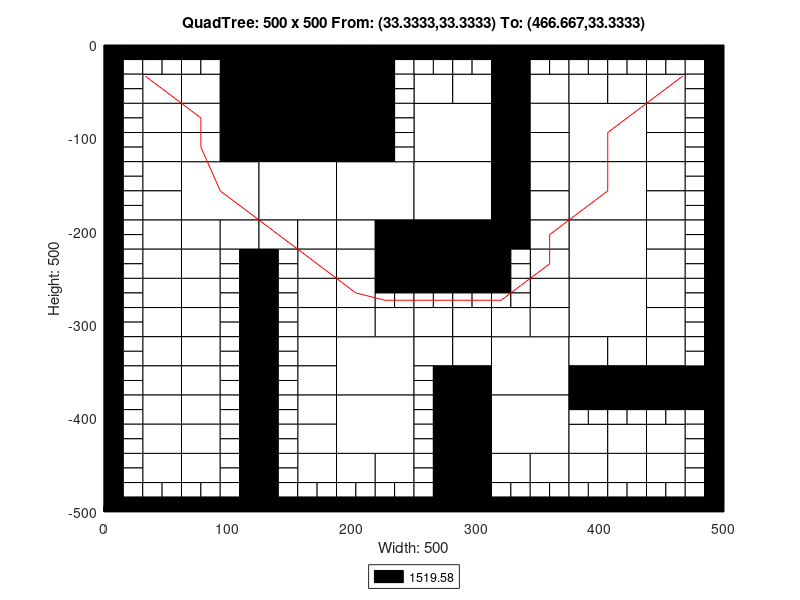

Write MATLAB code to recreate this figure.
axis([0 500 -500 0]);
title('QuadTree: 500 x 500 From: (33.3333,33.3333) To: (466.667,33.3333)');
xlabel('Width: 500');
ylabel('Height: 500');
rectangle('Position',[125 -62.5 62.5 62.5], 'FaceColor',[0 0 0]);
rectangle('Position',[125 -125 62.5 62.5], 'FaceColor',[0 0 0]);
rectangle('Position',[62.5 -187.5 62.5 62.5], 'FaceColor',[1 1 1]);
rectangle('Position',[125 -187.5 62.5 62.5], 'FaceColor',[1 1 1]);
rectangle('Position',[187.5 -187.5 62.5 62.5], 'FaceColor',[1 1 1]);
rectangle('Position',[250 -125 62.5 62.5], 'FaceColor',[1 1 1]);
rectangle('Position',[375 -125 62.5 62.5], 'FaceColor',[1 1 1]);
rectangle('Position',[250 -187.5 62.5 62.5], 'FaceColor',[1 1 1]);
rectangle('Position',[250 -250 62.5 62.5], 'FaceColor',[0 0 0]);
rectangle('Position',[375 -187.5 62.5 62.5], 'FaceColor',[1 1 1]);
rectangle('Position',[375 -250 62.5 62.5], 'FaceColor',[1 1 1]);
rectangle('Position',[187.5 -375 62.5 62.5], 'FaceColor',[1 1 1]);
rectangle('Position',[187.5 -437.5 62.5 62.5], 'FaceColor',[1 1 1]);
rectangle('Position',[312.5 -375 62.5 62.5], 'FaceColor',[1 1 1]);
rectangle('Position',[375 -312.5 62.5 62.5], 'FaceColor',[1 1 1]);
rectangle('Position',[312.5 -437.5 62.5 62.5], 'FaceColor',[1 1 1]);
rectangle('Position',[31.25 -62.5 31.25 31.25], 'FaceColor',[1 1 1]);
rectangle('Position',[93.75 -31.25 31.25 31.25], 'FaceColor',[0 0 0]);
rectangle('Position',[62.5 -62.5 31.25 31.25], 'FaceColor',[1 1 1]);
rectangle('Position',[93.75 -62.5 31.25 31.25], 'FaceColor',[0 0 0]);
rectangle('Position',[31.25 -93.75 31.25 31.25], 'FaceColor',[1 1 1]);
rectangle('Position',[31.25 -125 31.25 31.25], 'FaceColor',[1 1 1]);
rectangle('Position',[62.5 -93.75 31.25 31.25], 'FaceColor',[1 1 1]);
rectangle('Position',[93.75 -93.75 31.25 31.25], 'FaceColor',[0 0 0]);
rectangle('Position',[62.5 -125 31.25 31.25], 'FaceColor',[1 1 1]);
rectangle('Position',[93.75 -125 31.25 31.25], 'FaceColor',[0 0 0]);
rectangle('Position',[187.5 -31.25 31.25 31.25], 'FaceColor',[0 0 0]);
rectangle('Position',[187.5 -62.5 31.25 31.25], 'FaceColor',[0 0 0]);
rectangle('Position',[187.5 -93.75 31.25 31.25], 'FaceColor',[0 0 0]);
rectangle('Position',[187.5 -125 31.25 31.25], 'FaceColor',[0 0 0]);
rectangle('Position',[31.25 -156.25 31.25 31.25], 'FaceColor',[1 1 1]);
rectangle('Position',[31.25 -187.5 31.25 31.25], 'FaceColor',[1 1 1]);
rectangle('Position',[31.25 -218.75 31.25 31.25], 'FaceColor',[1 1 1]);
rectangle('Position',[31.25 -250 31.25 31.25], 'FaceColor',[1 1 1]);
rectangle('Position',[62.5 -218.75 31.25 31.25], 'FaceColor',[1 1 1]);
rectangle('Position',[93.75 -218.75 31.25 31.25], 'FaceColor',[1 1 1]);
rectangle('Position',[62.5 -250 31.25 31.25], 'FaceColor',[1 1 1]);
rectangle('Position',[125 -218.75 31.25 31.25], 'FaceColor',[1 1 1]);
rectangle('Position',[156.25 -218.75 31.25 31.25], 'FaceColor',[1 1 1]);
rectangle('Position',[156.25 -250 31.25 31.25], 'FaceColor',[1 1 1]);
rectangle('Position',[187.5 -218.75 31.25 31.25], 'FaceColor',[1 1 1]);
rectangle('Position',[218.75 -218.75 31.25 31.25], 'FaceColor',[0 0 0]);
rectangle('Position',[187.5 -250 31.25 31.25], 'FaceColor',[1 1 1]);
rectangle('Position',[218.75 -250 31.25 31.25], 'FaceColor',[0 0 0]);
rectangle('Position',[250 -62.5 31.25 31.25], 'FaceColor',[1 1 1]);
rectangle('Position',[281.25 -62.5 31.25 31.25], 'FaceColor',[1 1 1]);
rectangle('Position',[312.5 -31.25 31.25 31.25], 'FaceColor',[0 0 0]);
rectangle('Position',[312.5 -62.5 31.25 31.25], 'FaceColor',[0 0 0]);
rectangle('Position',[343.75 -62.5 31.25 31.25], 'FaceColor',[1 1 1]);
rectangle('Position',[312.5 -93.75 31.25 31.25], 'FaceColor',[0 0 0]);
rectangle('Position',[343.75 -93.75 31.25 31.25], 'FaceColor',[1 1 1]);
rectangle('Position',[312.5 -125 31.25 31.25], 'FaceColor',[0 0 0]);
rectangle('Position',[343.75 -125 31.25 31.25], 'FaceColor',[1 1 1]);
rectangle('Position',[375 -62.5 31.25 31.25], 'FaceColor',[1 1 1]);
rectangle('Position',[406.25 -62.5 31.25 31.25], 'FaceColor',[1 1 1]);
rectangle('Position',[437.5 -62.5 31.25 31.25], 'FaceColor',[1 1 1]);
rectangle('Position',[437.5 -93.75 31.25 31.25], 'FaceColor',[1 1 1]);
rectangle('Position',[437.5 -125 31.25 31.25], 'FaceColor',[1 1 1]);
rectangle('Position',[312.5 -156.25 31.25 31.25], 'FaceColor',[0 0 0]);
rectangle('Position',[343.75 -156.25 31.25 31.25], 'FaceColor',[1 1 1]);
rectangle('Position',[312.5 -187.5 31.25 31.25], 'FaceColor',[0 0 0]);
rectangle('Position',[343.75 -187.5 31.25 31.25], 'FaceColor',[1 1 1]);
rectangle('Position',[312.5 -218.75 31.25 31.25], 'FaceColor',[0 0 0]);
rectangle('Position',[343.75 -218.75 31.25 31.25], 'FaceColor',[1 1 1]);
rectangle('Position',[343.75 -250 31.25 31.25], 'FaceColor',[1 1 1]);
rectangle('Position',[437.5 -156.25 31.25 31.25], 'FaceColor',[1 1 1]);
rectangle('Position',[437.5 -187.5 31.25 31.25], 'FaceColor',[1 1 1]);
rectangle('Position',[437.5 -218.75 31.25 31.25], 'FaceColor',[1 1 1]);
rectangle('Position',[437.5 -250 31.25 31.25], 'FaceColor',[1 1 1]);
rectangle('Position',[31.25 -281.25 31.25 31.25], 'FaceColor',[1 1 1]);
rectangle('Position',[31.25 -312.5 31.25 31.25], 'FaceColor',[1 1 1]);
rectangle('Position',[62.5 -281.25 31.25 31.25], 'FaceColor',[1 1 1]);
rectangle('Position',[62.5 -312.5 31.25 31.25], 'FaceColor',[1 1 1]);
rectangle('Position',[31.25 -343.75 31.25 31.25], 'FaceColor',[1 1 1]);
rectangle('Position',[31.25 -375 31.25 31.25], 'FaceColor',[1 1 1]);
rectangle('Position',[62.5 -343.75 31.25 31.25], 'FaceColor',[1 1 1]);
rectangle('Position',[62.5 -375 31.25 31.25], 'FaceColor',[1 1 1]);
rectangle('Position',[156.25 -281.25 31.25 31.25], 'FaceColor',[1 1 1]);
rectangle('Position',[156.25 -312.5 31.25 31.25], 'FaceColor',[1 1 1]);
rectangle('Position',[187.5 -281.25 31.25 31.25], 'FaceColor',[1 1 1]);
rectangle('Position',[187.5 -312.5 31.25 31.25], 'FaceColor',[1 1 1]);
rectangle('Position',[218.75 -312.5 31.25 31.25], 'FaceColor',[1 1 1]);
rectangle('Position',[156.25 -343.75 31.25 31.25], 'FaceColor',[1 1 1]);
rectangle('Position',[156.25 -375 31.25 31.25], 'FaceColor',[1 1 1]);
rectangle('Position',[31.25 -406.25 31.25 31.25], 'FaceColor',[1 1 1]);
rectangle('Position',[31.25 -437.5 31.25 31.25], 'FaceColor',[1 1 1]);
rectangle('Position',[62.5 -406.25 31.25 31.25], 'FaceColor',[1 1 1]);
rectangle('Position',[62.5 -437.5 31.25 31.25], 'FaceColor',[1 1 1]);
rectangle('Position',[31.25 -468.75 31.25 31.25], 'FaceColor',[1 1 1]);
rectangle('Position',[62.5 -468.75 31.25 31.25], 'FaceColor',[1 1 1]);
rectangle('Position',[156.25 -406.25 31.25 31.25], 'FaceColor',[1 1 1]);
rectangle('Position',[156.25 -437.5 31.25 31.25], 'FaceColor',[1 1 1]);
rectangle('Position',[156.25 -468.75 31.25 31.25], 'FaceColor',[1 1 1]);
rectangle('Position',[187.5 -468.75 31.25 31.25], 'FaceColor',[1 1 1]);
rectangle('Position',[218.75 -468.75 31.25 31.25], 'FaceColor',[1 1 1]);
rectangle('Position',[250 -312.5 31.25 31.25], 'FaceColor',[1 1 1]);
rectangle('Position',[281.25 -312.5 31.25 31.25], 'FaceColor',[1 1 1]);
rectangle('Position',[343.75 -281.25 31.25 31.25], 'FaceColor',[1 1 1]);
rectangle('Position',[312.5 -312.5 31.25 31.25], 'FaceColor',[1 1 1]);
rectangle('Position',[343.75 -312.5 31.25 31.25], 'FaceColor',[1 1 1]);
rectangle('Position',[250 -343.75 31.25 31.25], 'FaceColor',[1 1 1]);
rectangle('Position',[281.25 -343.75 31.25 31.25], 'FaceColor',[1 1 1]);
rectangle('Position',[281.25 -375 31.25 31.25], 'FaceColor',[0 0 0]);
rectangle('Position',[437.5 -281.25 31.25 31.25], 'FaceColor',[1 1 1]);
rectangle('Position',[437.5 -312.5 31.25 31.25], 'FaceColor',[1 1 1]);
rectangle('Position',[375 -343.75 31.25 31.25], 'FaceColor',[1 1 1]);
rectangle('Position',[406.25 -343.75 31.25 31.25], 'FaceColor',[1 1 1]);
rectangle('Position',[375 -375 31.25 31.25], 'FaceColor',[0 0 0]);
rectangle('Position',[406.25 -375 31.25 31.25], 'FaceColor',[0 0 0]);
rectangle('Position',[437.5 -343.75 31.25 31.25], 'FaceColor',[1 1 1]);
rectangle('Position',[437.5 -375 31.25 31.25], 'FaceColor',[0 0 0]);
rectangle('Position',[468.75 -375 31.25 31.25], 'FaceColor',[0 0 0]);
rectangle('Position',[281.25 -406.25 31.25 31.25], 'FaceColor',[0 0 0]);
rectangle('Position',[281.25 -437.5 31.25 31.25], 'FaceColor',[0 0 0]);
rectangle('Position',[281.25 -468.75 31.25 31.25], 'FaceColor',[0 0 0]);
rectangle('Position',[281.25 -500 31.25 31.25], 'FaceColor',[0 0 0]);
rectangle('Position',[312.5 -468.75 31.25 31.25], 'FaceColor',[1 1 1]);
rectangle('Position',[343.75 -468.75 31.25 31.25], 'FaceColor',[1 1 1]);
rectangle('Position',[375 -437.5 31.25 31.25], 'FaceColor',[1 1 1]);
rectangle('Position',[406.25 -437.5 31.25 31.25], 'FaceColor',[1 1 1]);
rectangle('Position',[437.5 -437.5 31.25 31.25], 'FaceColor',[1 1 1]);
rectangle('Position',[375 -468.75 31.25 31.25], 'FaceColor',[1 1 1]);
rectangle('Position',[406.25 -468.75 31.25 31.25], 'FaceColor',[1 1 1]);
rectangle('Position',[437.5 -468.75 31.25 31.25], 'FaceColor',[1 1 1]);
rectangle('Position',[0 -15.625 15.625 15.625], 'FaceColor',[0 0 0]);
rectangle('Position',[15.625 -15.625 15.625 15.625], 'FaceColor',[0 0 0]);
rectangle('Position',[0 -31.25 15.625 15.625], 'FaceColor',[0 0 0]);
rectangle('Position',[15.625 -31.25 15.625 15.625], 'FaceColor',[1 1 1]);
rectangle('Position',[31.25 -15.625 15.625 15.625], 'FaceColor',[0 0 0]);
rectangle('Position',[46.875 -15.625 15.625 15.625], 'FaceColor',[0 0 0]);
rectangle('Position',[31.25 -31.25 15.625 15.625], 'FaceColor',[1 1 1]);
rectangle('Position',[46.875 -31.25 15.625 15.625], 'FaceColor',[1 1 1]);
rectangle('Position',[0 -46.875 15.625 15.625], 'FaceColor',[0 0 0]);
rectangle('Position',[15.625 -46.875 15.625 15.625], 'FaceColor',[1 1 1]);
rectangle('Position',[0 -62.5 15.625 15.625], 'FaceColor',[0 0 0]);
rectangle('Position',[15.625 -62.5 15.625 15.625], 'FaceColor',[1 1 1]);
rectangle('Position',[62.5 -15.625 15.625 15.625], 'FaceColor',[0 0 0]);
rectangle('Position',[78.125 -15.625 15.625 15.625], 'FaceColor',[0 0 0]);
rectangle('Position',[62.5 -31.25 15.625 15.625], 'FaceColor',[1 1 1]);
rectangle('Position',[78.125 -31.25 15.625 15.625], 'FaceColor',[1 1 1]);
rectangle('Position',[0 -78.125 15.625 15.625], 'FaceColor',[0 0 0]);
rectangle('Position',[15.625 -78.125 15.625 15.625], 'FaceColor',[1 1 1]);
rectangle('Position',[0 -93.75 15.625 15.625], 'FaceColor',[0 0 0]);
rectangle('Position',[15.625 -93.75 15.625 15.625], 'FaceColor',[1 1 1]);
rectangle('Position',[0 -109.375 15.625 15.625], 'FaceColor',[0 0 0]);
rectangle('Position',[15.625 -109.375 15.625 15.625], 'FaceColor',[1 1 1]);
rectangle('Position',[0 -125 15.625 15.625], 'FaceColor',[0 0 0]);
rectangle('Position',[15.625 -125 15.625 15.625], 'FaceColor',[1 1 1]);
rectangle('Position',[218.75 -15.625 15.625 15.625], 'FaceColor',[0 0 0]);
rectangle('Position',[234.375 -15.625 15.625 15.625], 'FaceColor',[0 0 0]);
rectangle('Position',[218.75 -31.25 15.625 15.625], 'FaceColor',[0 0 0]);
rectangle('Position',[234.375 -31.25 15.625 15.625], 'FaceColor',[1 1 1]);
rectangle('Position',[218.75 -46.875 15.625 15.625], 'FaceColor',[0 0 0]);
rectangle('Position',[234.375 -46.875 15.625 15.625], 'FaceColor',[1 1 1]);
rectangle('Position',[218.75 -62.5 15.625 15.625], 'FaceColor',[0 0 0]);
rectangle('Position',[234.375 -62.5 15.625 15.625], 'FaceColor',[1 1 1]);
rectangle('Position',[218.75 -78.125 15.625 15.625], 'FaceColor',[0 0 0]);
rectangle('Position',[234.375 -78.125 15.625 15.625], 'FaceColor',[1 1 1]);
rectangle('Position',[218.75 -93.75 15.625 15.625], 'FaceColor',[0 0 0]);
rectangle('Position',[234.375 -93.75 15.625 15.625], 'FaceColor',[1 1 1]);
rectangle('Position',[218.75 -109.375 15.625 15.625], 'FaceColor',[0 0 0]);
rectangle('Position',[234.375 -109.375 15.625 15.625], 'FaceColor',[1 1 1]);
rectangle('Position',[218.75 -125 15.625 15.625], 'FaceColor',[0 0 0]);
rectangle('Position',[234.375 -125 15.625 15.625], 'FaceColor',[1 1 1]);
rectangle('Position',[0 -140.625 15.625 15.625], 'FaceColor',[0 0 0]);
rectangle('Position',[15.625 -140.625 15.625 15.625], 'FaceColor',[1 1 1]);
rectangle('Position',[0 -156.25 15.625 15.625], 'FaceColor',[0 0 0]);
rectangle('Position',[15.625 -156.25 15.625 15.625], 'FaceColor',[1 1 1]);
rectangle('Position',[0 -171.875 15.625 15.625], 'FaceColor',[0 0 0]);
rectangle('Position',[15.625 -171.875 15.625 15.625], 'FaceColor',[1 1 1]);
rectangle('Position',[0 -187.5 15.625 15.625], 'FaceColor',[0 0 0]);
rectangle('Position',[15.625 -187.5 15.625 15.625], 'FaceColor',[1 1 1]);
rectangle('Position',[0 -203.125 15.625 15.625], 'FaceColor',[0 0 0]);
rectangle('Position',[15.625 -203.125 15.625 15.625], 'FaceColor',[1 1 1]);
rectangle('Position',[0 -218.75 15.625 15.625], 'FaceColor',[0 0 0]);
rectangle('Position',[15.625 -218.75 15.625 15.625], 'FaceColor',[1 1 1]);
rectangle('Position',[0 -234.375 15.625 15.625], 'FaceColor',[0 0 0]);
rectangle('Position',[15.625 -234.375 15.625 15.625], 'FaceColor',[1 1 1]);
rectangle('Position',[0 -250 15.625 15.625], 'FaceColor',[0 0 0]);
rectangle('Position',[15.625 -250 15.625 15.625], 'FaceColor',[1 1 1]);
rectangle('Position',[93.75 -234.375 15.625 15.625], 'FaceColor',[1 1 1]);
rectangle('Position',[109.375 -234.375 15.625 15.625], 'FaceColor',[0 0 0]);
rectangle('Position',[93.75 -250 15.625 15.625], 'FaceColor',[1 1 1]);
rectangle('Position',[109.375 -250 15.625 15.625], 'FaceColor',[0 0 0]);
rectangle('Position',[125 -234.375 15.625 15.625], 'FaceColor',[0 0 0]);
rectangle('Position',[140.625 -234.375 15.625 15.625], 'FaceColor',[1 1 1]);
rectangle('Position',[125 -250 15.625 15.625], 'FaceColor',[0 0 0]);
rectangle('Position',[140.625 -250 15.625 15.625], 'FaceColor',[1 1 1]);
rectangle('Position',[250 -15.625 15.625 15.625], 'FaceColor',[0 0 0]);
rectangle('Position',[265.625 -15.625 15.625 15.625], 'FaceColor',[0 0 0]);
rectangle('Position',[250 -31.25 15.625 15.625], 'FaceColor',[1 1 1]);
rectangle('Position',[265.625 -31.25 15.625 15.625], 'FaceColor',[1 1 1]);
rectangle('Position',[281.25 -15.625 15.625 15.625], 'FaceColor',[0 0 0]);
rectangle('Position',[296.875 -15.625 15.625 15.625], 'FaceColor',[0 0 0]);
rectangle('Position',[281.25 -31.25 15.625 15.625], 'FaceColor',[1 1 1]);
rectangle('Position',[296.875 -31.25 15.625 15.625], 'FaceColor',[1 1 1]);
rectangle('Position',[343.75 -15.625 15.625 15.625], 'FaceColor',[0 0 0]);
rectangle('Position',[359.375 -15.625 15.625 15.625], 'FaceColor',[0 0 0]);
rectangle('Position',[343.75 -31.25 15.625 15.625], 'FaceColor',[1 1 1]);
rectangle('Position',[359.375 -31.25 15.625 15.625], 'FaceColor',[1 1 1]);
rectangle('Position',[375 -15.625 15.625 15.625], 'FaceColor',[0 0 0]);
rectangle('Position',[390.625 -15.625 15.625 15.625], 'FaceColor',[0 0 0]);
rectangle('Position',[375 -31.25 15.625 15.625], 'FaceColor',[1 1 1]);
rectangle('Position',[390.625 -31.25 15.625 15.625], 'FaceColor',[1 1 1]);
rectangle('Position',[406.25 -15.625 15.625 15.625], 'FaceColor',[0 0 0]);
rectangle('Position',[421.875 -15.625 15.625 15.625], 'FaceColor',[0 0 0]);
rectangle('Position',[406.25 -31.25 15.625 15.625], 'FaceColor',[1 1 1]);
rectangle('Position',[421.875 -31.25 15.625 15.625], 'FaceColor',[1 1 1]);
rectangle('Position',[437.5 -15.625 15.625 15.625], 'FaceColor',[0 0 0]);
rectangle('Position',[453.125 -15.625 15.625 15.625], 'FaceColor',[0 0 0]);
rectangle('Position',[437.5 -31.25 15.625 15.625], 'FaceColor',[1 1 1]);
rectangle('Position',[453.125 -31.25 15.625 15.625], 'FaceColor',[1 1 1]);
rectangle('Position',[468.75 -15.625 15.625 15.625], 'FaceColor',[0 0 0]);
rectangle('Position',[484.375 -15.625 15.625 15.625], 'FaceColor',[0 0 0]);
rectangle('Position',[468.75 -31.25 15.625 15.625], 'FaceColor',[1 1 1]);
rectangle('Position',[484.375 -31.25 15.625 15.625], 'FaceColor',[0 0 0]);
rectangle('Position',[468.75 -46.875 15.625 15.625], 'FaceColor',[1 1 1]);
rectangle('Position',[484.375 -46.875 15.625 15.625], 'FaceColor',[0 0 0]);
rectangle('Position',[468.75 -62.5 15.625 15.625], 'FaceColor',[1 1 1]);
rectangle('Position',[484.375 -62.5 15.625 15.625], 'FaceColor',[0 0 0]);
rectangle('Position',[468.75 -78.125 15.625 15.625], 'FaceColor',[1 1 1]);
rectangle('Position',[484.375 -78.125 15.625 15.625], 'FaceColor',[0 0 0]);
rectangle('Position',[468.75 -93.75 15.625 15.625], 'FaceColor',[1 1 1]);
rectangle('Position',[484.375 -93.75 15.625 15.625], 'FaceColor',[0 0 0]);
rectangle('Position',[468.75 -109.375 15.625 15.625], 'FaceColor',[1 1 1]);
rectangle('Position',[484.375 -109.375 15.625 15.625], 'FaceColor',[0 0 0]);
rectangle('Position',[468.75 -125 15.625 15.625], 'FaceColor',[1 1 1]);
rectangle('Position',[484.375 -125 15.625 15.625], 'FaceColor',[0 0 0]);
rectangle('Position',[312.5 -234.375 15.625 15.625], 'FaceColor',[0 0 0]);
rectangle('Position',[328.125 -234.375 15.625 15.625], 'FaceColor',[1 1 1]);
rectangle('Position',[312.5 -250 15.625 15.625], 'FaceColor',[0 0 0]);
rectangle('Position',[328.125 -250 15.625 15.625], 'FaceColor',[1 1 1]);
rectangle('Position',[468.75 -140.625 15.625 15.625], 'FaceColor',[1 1 1]);
rectangle('Position',[484.375 -140.625 15.625 15.625], 'FaceColor',[0 0 0]);
rectangle('Position',[468.75 -156.25 15.625 15.625], 'FaceColor',[1 1 1]);
rectangle('Position',[484.375 -156.25 15.625 15.625], 'FaceColor',[0 0 0]);
rectangle('Position',[468.75 -171.875 15.625 15.625], 'FaceColor',[1 1 1]);
rectangle('Position',[484.375 -171.875 15.625 15.625], 'FaceColor',[0 0 0]);
rectangle('Position',[468.75 -187.5 15.625 15.625], 'FaceColor',[1 1 1]);
rectangle('Position',[484.375 -187.5 15.625 15.625], 'FaceColor',[0 0 0]);
rectangle('Position',[468.75 -203.125 15.625 15.625], 'FaceColor',[1 1 1]);
rectangle('Position',[484.375 -203.125 15.625 15.625], 'FaceColor',[0 0 0]);
rectangle('Position',[468.75 -218.75 15.625 15.625], 'FaceColor',[1 1 1]);
rectangle('Position',[484.375 -218.75 15.625 15.625], 'FaceColor',[0 0 0]);
rectangle('Position',[468.75 -234.375 15.625 15.625], 'FaceColor',[1 1 1]);
rectangle('Position',[484.375 -234.375 15.625 15.625], 'FaceColor',[0 0 0]);
rectangle('Position',[468.75 -250 15.625 15.625], 'FaceColor',[1 1 1]);
rectangle('Position',[484.375 -250 15.625 15.625], 'FaceColor',[0 0 0]);
rectangle('Position',[0 -265.625 15.625 15.625], 'FaceColor',[0 0 0]);
rectangle('Position',[15.625 -265.625 15.625 15.625], 'FaceColor',[1 1 1]);
rectangle('Position',[0 -281.25 15.625 15.625], 'FaceColor',[0 0 0]);
rectangle('Position',[15.625 -281.25 15.625 15.625], 'FaceColor',[1 1 1]);
rectangle('Position',[0 -296.875 15.625 15.625], 'FaceColor',[0 0 0]);
rectangle('Position',[15.625 -296.875 15.625 15.625], 'FaceColor',[1 1 1]);
rectangle('Position',[0 -312.5 15.625 15.625], 'FaceColor',[0 0 0]);
rectangle('Position',[15.625 -312.5 15.625 15.625], 'FaceColor',[1 1 1]);
rectangle('Position',[93.75 -265.625 15.625 15.625], 'FaceColor',[1 1 1]);
rectangle('Position',[109.375 -265.625 15.625 15.625], 'FaceColor',[0 0 0]);
rectangle('Position',[93.75 -281.25 15.625 15.625], 'FaceColor',[1 1 1]);
rectangle('Position',[109.375 -281.25 15.625 15.625], 'FaceColor',[0 0 0]);
rectangle('Position',[93.75 -296.875 15.625 15.625], 'FaceColor',[1 1 1]);
rectangle('Position',[109.375 -296.875 15.625 15.625], 'FaceColor',[0 0 0]);
rectangle('Position',[93.75 -312.5 15.625 15.625], 'FaceColor',[1 1 1]);
rectangle('Position',[109.375 -312.5 15.625 15.625], 'FaceColor',[0 0 0]);
rectangle('Position',[0 -328.125 15.625 15.625], 'FaceColor',[0 0 0]);
rectangle('Position',[15.625 -328.125 15.625 15.625], 'FaceColor',[1 1 1]);
rectangle('Position',[0 -343.75 15.625 15.625], 'FaceColor',[0 0 0]);
rectangle('Position',[15.625 -343.75 15.625 15.625], 'FaceColor',[1 1 1]);
rectangle('Position',[0 -359.375 15.625 15.625], 'FaceColor',[0 0 0]);
rectangle('Position',[15.625 -359.375 15.625 15.625], 'FaceColor',[1 1 1]);
rectangle('Position',[0 -375 15.625 15.625], 'FaceColor',[0 0 0]);
rectangle('Position',[15.625 -375 15.625 15.625], 'FaceColor',[1 1 1]);
rectangle('Position',[93.75 -328.125 15.625 15.625], 'FaceColor',[1 1 1]);
rectangle('Position',[109.375 -328.125 15.625 15.625], 'FaceColor',[0 0 0]);
rectangle('Position',[93.75 -343.75 15.625 15.625], 'FaceColor',[1 1 1]);
rectangle('Position',[109.375 -343.75 15.625 15.625], 'FaceColor',[0 0 0]);
rectangle('Position',[93.75 -359.375 15.625 15.625], 'FaceColor',[1 1 1]);
rectangle('Position',[109.375 -359.375 15.625 15.625], 'FaceColor',[0 0 0]);
rectangle('Position',[93.75 -375 15.625 15.625], 'FaceColor',[1 1 1]);
rectangle('Position',[109.375 -375 15.625 15.625], 'FaceColor',[0 0 0]);
rectangle('Position',[125 -265.625 15.625 15.625], 'FaceColor',[0 0 0]);
rectangle('Position',[140.625 -265.625 15.625 15.625], 'FaceColor',[1 1 1]);
rectangle('Position',[125 -281.25 15.625 15.625], 'FaceColor',[0 0 0]);
rectangle('Position',[140.625 -281.25 15.625 15.625], 'FaceColor',[1 1 1]);
rectangle('Position',[125 -296.875 15.625 15.625], 'FaceColor',[0 0 0]);
rectangle('Position',[140.625 -296.875 15.625 15.625], 'FaceColor',[1 1 1]);
rectangle('Position',[125 -312.5 15.625 15.625], 'FaceColor',[0 0 0]);
rectangle('Position',[140.625 -312.5 15.625 15.625], 'FaceColor',[1 1 1]);
rectangle('Position',[218.75 -265.625 15.625 15.625], 'FaceColor',[0 0 0]);
rectangle('Position',[234.375 -265.625 15.625 15.625], 'FaceColor',[0 0 0]);
rectangle('Position',[218.75 -281.25 15.625 15.625], 'FaceColor',[1 1 1]);
rectangle('Position',[234.375 -281.25 15.625 15.625], 'FaceColor',[1 1 1]);
rectangle('Position',[125 -328.125 15.625 15.625], 'FaceColor',[0 0 0]);
rectangle('Position',[140.625 -328.125 15.625 15.625], 'FaceColor',[1 1 1]);
rectangle('Position',[125 -343.75 15.625 15.625], 'FaceColor',[0 0 0]);
rectangle('Position',[140.625 -343.75 15.625 15.625], 'FaceColor',[1 1 1]);
rectangle('Position',[125 -359.375 15.625 15.625], 'FaceColor',[0 0 0]);
rectangle('Position',[140.625 -359.375 15.625 15.625], 'FaceColor',[1 1 1]);
rectangle('Position',[125 -375 15.625 15.625], 'FaceColor',[0 0 0]);
rectangle('Position',[140.625 -375 15.625 15.625], 'FaceColor',[1 1 1]);
rectangle('Position',[0 -390.625 15.625 15.625], 'FaceColor',[0 0 0]);
rectangle('Position',[15.625 -390.625 15.625 15.625], 'FaceColor',[1 1 1]);
rectangle('Position',[0 -406.25 15.625 15.625], 'FaceColor',[0 0 0]);
rectangle('Position',[15.625 -406.25 15.625 15.625], 'FaceColor',[1 1 1]);
rectangle('Position',[0 -421.875 15.625 15.625], 'FaceColor',[0 0 0]);
rectangle('Position',[15.625 -421.875 15.625 15.625], 'FaceColor',[1 1 1]);
rectangle('Position',[0 -437.5 15.625 15.625], 'FaceColor',[0 0 0]);
rectangle('Position',[15.625 -437.5 15.625 15.625], 'FaceColor',[1 1 1]);
rectangle('Position',[93.75 -390.625 15.625 15.625], 'FaceColor',[1 1 1]);
rectangle('Position',[109.375 -390.625 15.625 15.625], 'FaceColor',[0 0 0]);
rectangle('Position',[93.75 -406.25 15.625 15.625], 'FaceColor',[1 1 1]);
rectangle('Position',[109.375 -406.25 15.625 15.625], 'FaceColor',[0 0 0]);
rectangle('Position',[93.75 -421.875 15.625 15.625], 'FaceColor',[1 1 1]);
rectangle('Position',[109.375 -421.875 15.625 15.625], 'FaceColor',[0 0 0]);
rectangle('Position',[93.75 -437.5 15.625 15.625], 'FaceColor',[1 1 1]);
rectangle('Position',[109.375 -437.5 15.625 15.625], 'FaceColor',[0 0 0]);
rectangle('Position',[0 -453.125 15.625 15.625], 'FaceColor',[0 0 0]);
rectangle('Position',[15.625 -453.125 15.625 15.625], 'FaceColor',[1 1 1]);
rectangle('Position',[0 -468.75 15.625 15.625], 'FaceColor',[0 0 0]);
rectangle('Position',[15.625 -468.75 15.625 15.625], 'FaceColor',[1 1 1]);
rectangle('Position',[0 -484.375 15.625 15.625], 'FaceColor',[0 0 0]);
rectangle('Position',[15.625 -484.375 15.625 15.625], 'FaceColor',[1 1 1]);
rectangle('Position',[0 -500 15.625 15.625], 'FaceColor',[0 0 0]);
rectangle('Position',[15.625 -500 15.625 15.625], 'FaceColor',[0 0 0]);
rectangle('Position',[31.25 -484.375 15.625 15.625], 'FaceColor',[1 1 1]);
rectangle('Position',[46.875 -484.375 15.625 15.625], 'FaceColor',[1 1 1]);
rectangle('Position',[31.25 -500 15.625 15.625], 'FaceColor',[0 0 0]);
rectangle('Position',[46.875 -500 15.625 15.625], 'FaceColor',[0 0 0]);
rectangle('Position',[93.75 -453.125 15.625 15.625], 'FaceColor',[1 1 1]);
rectangle('Position',[109.375 -453.125 15.625 15.625], 'FaceColor',[0 0 0]);
rectangle('Position',[93.75 -468.75 15.625 15.625], 'FaceColor',[1 1 1]);
rectangle('Position',[109.375 -468.75 15.625 15.625], 'FaceColor',[0 0 0]);
rectangle('Position',[62.5 -484.375 15.625 15.625], 'FaceColor',[1 1 1]);
rectangle('Position',[78.125 -484.375 15.625 15.625], 'FaceColor',[1 1 1]);
rectangle('Position',[62.5 -500 15.625 15.625], 'FaceColor',[0 0 0]);
rectangle('Position',[78.125 -500 15.625 15.625], 'FaceColor',[0 0 0]);
rectangle('Position',[93.75 -484.375 15.625 15.625], 'FaceColor',[1 1 1]);
rectangle('Position',[109.375 -484.375 15.625 15.625], 'FaceColor',[0 0 0]);
rectangle('Position',[93.75 -500 15.625 15.625], 'FaceColor',[0 0 0]);
rectangle('Position',[109.375 -500 15.625 15.625], 'FaceColor',[0 0 0]);
rectangle('Position',[125 -390.625 15.625 15.625], 'FaceColor',[0 0 0]);
rectangle('Position',[140.625 -390.625 15.625 15.625], 'FaceColor',[1 1 1]);
rectangle('Position',[125 -406.25 15.625 15.625], 'FaceColor',[0 0 0]);
rectangle('Position',[140.625 -406.25 15.625 15.625], 'FaceColor',[1 1 1]);
rectangle('Position',[125 -421.875 15.625 15.625], 'FaceColor',[0 0 0]);
rectangle('Position',[140.625 -421.875 15.625 15.625], 'FaceColor',[1 1 1]);
rectangle('Position',[125 -437.5 15.625 15.625], 'FaceColor',[0 0 0]);
rectangle('Position',[140.625 -437.5 15.625 15.625], 'FaceColor',[1 1 1]);
rectangle('Position',[125 -453.125 15.625 15.625], 'FaceColor',[0 0 0]);
rectangle('Position',[140.625 -453.125 15.625 15.625], 'FaceColor',[1 1 1]);
rectangle('Position',[125 -468.75 15.625 15.625], 'FaceColor',[0 0 0]);
rectangle('Position',[140.625 -468.75 15.625 15.625], 'FaceColor',[1 1 1]);
rectangle('Position',[125 -484.375 15.625 15.625], 'FaceColor',[0 0 0]);
rectangle('Position',[140.625 -484.375 15.625 15.625], 'FaceColor',[1 1 1]);
rectangle('Position',[125 -500 15.625 15.625], 'FaceColor',[0 0 0]);
rectangle('Position',[140.625 -500 15.625 15.625], 'FaceColor',[0 0 0]);
rectangle('Position',[156.25 -484.375 15.625 15.625], 'FaceColor',[1 1 1]);
rectangle('Position',[171.875 -484.375 15.625 15.625], 'FaceColor',[1 1 1]);
rectangle('Position',[156.25 -500 15.625 15.625], 'FaceColor',[0 0 0]);
rectangle('Position',[171.875 -500 15.625 15.625], 'FaceColor',[0 0 0]);
rectangle('Position',[187.5 -484.375 15.625 15.625], 'FaceColor',[1 1 1]);
rectangle('Position',[203.125 -484.375 15.625 15.625], 'FaceColor',[1 1 1]);
rectangle('Position',[187.5 -500 15.625 15.625], 'FaceColor',[0 0 0]);
rectangle('Position',[203.125 -500 15.625 15.625], 'FaceColor',[0 0 0]);
rectangle('Position',[218.75 -484.375 15.625 15.625], 'FaceColor',[1 1 1]);
rectangle('Position',[234.375 -484.375 15.625 15.625], 'FaceColor',[1 1 1]);
rectangle('Position',[218.75 -500 15.625 15.625], 'FaceColor',[0 0 0]);
rectangle('Position',[234.375 -500 15.625 15.625], 'FaceColor',[0 0 0]);
rectangle('Position',[250 -265.625 15.625 15.625], 'FaceColor',[0 0 0]);
rectangle('Position',[265.625 -265.625 15.625 15.625], 'FaceColor',[0 0 0]);
rectangle('Position',[250 -281.25 15.625 15.625], 'FaceColor',[1 1 1]);
rectangle('Position',[265.625 -281.25 15.625 15.625], 'FaceColor',[1 1 1]);
rectangle('Position',[281.25 -265.625 15.625 15.625], 'FaceColor',[0 0 0]);
rectangle('Position',[296.875 -265.625 15.625 15.625], 'FaceColor',[0 0 0]);
rectangle('Position',[281.25 -281.25 15.625 15.625], 'FaceColor',[1 1 1]);
rectangle('Position',[296.875 -281.25 15.625 15.625], 'FaceColor',[1 1 1]);
rectangle('Position',[312.5 -265.625 15.625 15.625], 'FaceColor',[0 0 0]);
rectangle('Position',[328.125 -265.625 15.625 15.625], 'FaceColor',[1 1 1]);
rectangle('Position',[312.5 -281.25 15.625 15.625], 'FaceColor',[1 1 1]);
rectangle('Position',[328.125 -281.25 15.625 15.625], 'FaceColor',[1 1 1]);
rectangle('Position',[250 -359.375 15.625 15.625], 'FaceColor',[1 1 1]);
rectangle('Position',[265.625 -359.375 15.625 15.625], 'FaceColor',[0 0 0]);
rectangle('Position',[250 -375 15.625 15.625], 'FaceColor',[1 1 1]);
rectangle('Position',[265.625 -375 15.625 15.625], 'FaceColor',[0 0 0]);
rectangle('Position',[468.75 -265.625 15.625 15.625], 'FaceColor',[1 1 1]);
rectangle('Position',[484.375 -265.625 15.625 15.625], 'FaceColor',[0 0 0]);
rectangle('Position',[468.75 -281.25 15.625 15.625], 'FaceColor',[1 1 1]);
rectangle('Position',[484.375 -281.25 15.625 15.625], 'FaceColor',[0 0 0]);
rectangle('Position',[468.75 -296.875 15.625 15.625], 'FaceColor',[1 1 1]);
rectangle('Position',[484.375 -296.875 15.625 15.625], 'FaceColor',[0 0 0]);
rectangle('Position',[468.75 -312.5 15.625 15.625], 'FaceColor',[1 1 1]);
rectangle('Position',[484.375 -312.5 15.625 15.625], 'FaceColor',[0 0 0]);
rectangle('Position',[468.75 -328.125 15.625 15.625], 'FaceColor',[1 1 1]);
rectangle('Position',[484.375 -328.125 15.625 15.625], 'FaceColor',[0 0 0]);
rectangle('Position',[468.75 -343.75 15.625 15.625], 'FaceColor',[1 1 1]);
rectangle('Position',[484.375 -343.75 15.625 15.625], 'FaceColor',[0 0 0]);
rectangle('Position',[250 -390.625 15.625 15.625], 'FaceColor',[1 1 1]);
rectangle('Position',[265.625 -390.625 15.625 15.625], 'FaceColor',[0 0 0]);
rectangle('Position',[250 -406.25 15.625 15.625], 'FaceColor',[1 1 1]);
rectangle('Position',[265.625 -406.25 15.625 15.625], 'FaceColor',[0 0 0]);
rectangle('Position',[250 -421.875 15.625 15.625], 'FaceColor',[1 1 1]);
rectangle('Position',[265.625 -421.875 15.625 15.625], 'FaceColor',[0 0 0]);
rectangle('Position',[250 -437.5 15.625 15.625], 'FaceColor',[1 1 1]);
rectangle('Position',[265.625 -437.5 15.625 15.625], 'FaceColor',[0 0 0]);
rectangle('Position',[250 -453.125 15.625 15.625], 'FaceColor',[1 1 1]);
rectangle('Position',[265.625 -453.125 15.625 15.625], 'FaceColor',[0 0 0]);
rectangle('Position',[250 -468.75 15.625 15.625], 'FaceColor',[1 1 1]);
rectangle('Position',[265.625 -468.75 15.625 15.625], 'FaceColor',[0 0 0]);
rectangle('Position',[250 -484.375 15.625 15.625], 'FaceColor',[1 1 1]);
rectangle('Position',[265.625 -484.375 15.625 15.625], 'FaceColor',[0 0 0]);
rectangle('Position',[250 -500 15.625 15.625], 'FaceColor',[0 0 0]);
rectangle('Position',[265.625 -500 15.625 15.625], 'FaceColor',[0 0 0]);
rectangle('Position',[312.5 -484.375 15.625 15.625], 'FaceColor',[1 1 1]);
rectangle('Position',[328.125 -484.375 15.625 15.625], 'FaceColor',[1 1 1]);
rectangle('Position',[312.5 -500 15.625 15.625], 'FaceColor',[0 0 0]);
rectangle('Position',[328.125 -500 15.625 15.625], 'FaceColor',[0 0 0]);
rectangle('Position',[343.75 -484.375 15.625 15.625], 'FaceColor',[1 1 1]);
rectangle('Position',[359.375 -484.375 15.625 15.625], 'FaceColor',[1 1 1]);
rectangle('Position',[343.75 -500 15.625 15.625], 'FaceColor',[0 0 0]);
rectangle('Position',[359.375 -500 15.625 15.625], 'FaceColor',[0 0 0]);
rectangle('Position',[375 -390.625 15.625 15.625], 'FaceColor',[0 0 0]);
rectangle('Position',[390.625 -390.625 15.625 15.625], 'FaceColor',[0 0 0]);
rectangle('Position',[375 -406.25 15.625 15.625], 'FaceColor',[1 1 1]);
rectangle('Position',[390.625 -406.25 15.625 15.625], 'FaceColor',[1 1 1]);
rectangle('Position',[406.25 -390.625 15.625 15.625], 'FaceColor',[0 0 0]);
rectangle('Position',[421.875 -390.625 15.625 15.625], 'FaceColor',[0 0 0]);
rectangle('Position',[406.25 -406.25 15.625 15.625], 'FaceColor',[1 1 1]);
rectangle('Position',[421.875 -406.25 15.625 15.625], 'FaceColor',[1 1 1]);
rectangle('Position',[437.5 -390.625 15.625 15.625], 'FaceColor',[0 0 0]);
rectangle('Position',[453.125 -390.625 15.625 15.625], 'FaceColor',[0 0 0]);
rectangle('Position',[437.5 -406.25 15.625 15.625], 'FaceColor',[1 1 1]);
rectangle('Position',[453.125 -406.25 15.625 15.625], 'FaceColor',[1 1 1]);
rectangle('Position',[468.75 -390.625 15.625 15.625], 'FaceColor',[0 0 0]);
rectangle('Position',[484.375 -390.625 15.625 15.625], 'FaceColor',[0 0 0]);
rectangle('Position',[468.75 -406.25 15.625 15.625], 'FaceColor',[1 1 1]);
rectangle('Position',[484.375 -406.25 15.625 15.625], 'FaceColor',[0 0 0]);
rectangle('Position',[468.75 -421.875 15.625 15.625], 'FaceColor',[1 1 1]);
rectangle('Position',[484.375 -421.875 15.625 15.625], 'FaceColor',[0 0 0]);
rectangle('Position',[468.75 -437.5 15.625 15.625], 'FaceColor',[1 1 1]);
rectangle('Position',[484.375 -437.5 15.625 15.625], 'FaceColor',[0 0 0]);
rectangle('Position',[375 -484.375 15.625 15.625], 'FaceColor',[1 1 1]);
rectangle('Position',[390.625 -484.375 15.625 15.625], 'FaceColor',[1 1 1]);
rectangle('Position',[375 -500 15.625 15.625], 'FaceColor',[0 0 0]);
rectangle('Position',[390.625 -500 15.625 15.625], 'FaceColor',[0 0 0]);
rectangle('Position',[406.25 -484.375 15.625 15.625], 'FaceColor',[1 1 1]);
rectangle('Position',[421.875 -484.375 15.625 15.625], 'FaceColor',[1 1 1]);
rectangle('Position',[406.25 -500 15.625 15.625], 'FaceColor',[0 0 0]);
rectangle('Position',[421.875 -500 15.625 15.625], 'FaceColor',[0 0 0]);
rectangle('Position',[468.75 -453.125 15.625 15.625], 'FaceColor',[1 1 1]);
rectangle('Position',[484.375 -453.125 15.625 15.625], 'FaceColor',[0 0 0]);
rectangle('Position',[468.75 -468.75 15.625 15.625], 'FaceColor',[1 1 1]);
rectangle('Position',[484.375 -468.75 15.625 15.625], 'FaceColor',[0 0 0]);
rectangle('Position',[437.5 -484.375 15.625 15.625], 'FaceColor',[1 1 1]);
rectangle('Position',[453.125 -484.375 15.625 15.625], 'FaceColor',[1 1 1]);
rectangle('Position',[437.5 -500 15.625 15.625], 'FaceColor',[0 0 0]);
rectangle('Position',[453.125 -500 15.625 15.625], 'FaceColor',[0 0 0]);
rectangle('Position',[468.75 -484.375 15.625 15.625], 'FaceColor',[1 1 1]);
rectangle('Position',[484.375 -484.375 15.625 15.625], 'FaceColor',[0 0 0]);
rectangle('Position',[468.75 -500 15.625 15.625], 'FaceColor',[0 0 0]);
rectangle('Position',[484.375 -500 15.625 15.625], 'FaceColor',[0 0 0]);
X=[466.667,453.125,406.25,406.25,359.375,359.375,335.938,320.312,304.688,289.062,273.438,257.812,242.188,226.562,203.125,171.875,140.625,93.75,78.125,78.125,46.875,33.3333];
Y=[-33.3333,-46.875,-93.75,-156.25,-203.125,-234.375,-257.812,-273.438,-273.438,-273.438,-273.438,-273.438,-273.438,-273.438,-265.625,-234.375,-203.125,-156.25,-109.375,-78.125,-46.875,-33.3333];
hold on;
plot(X,Y,'r');
legend('1519.58','Location','southoutside');
